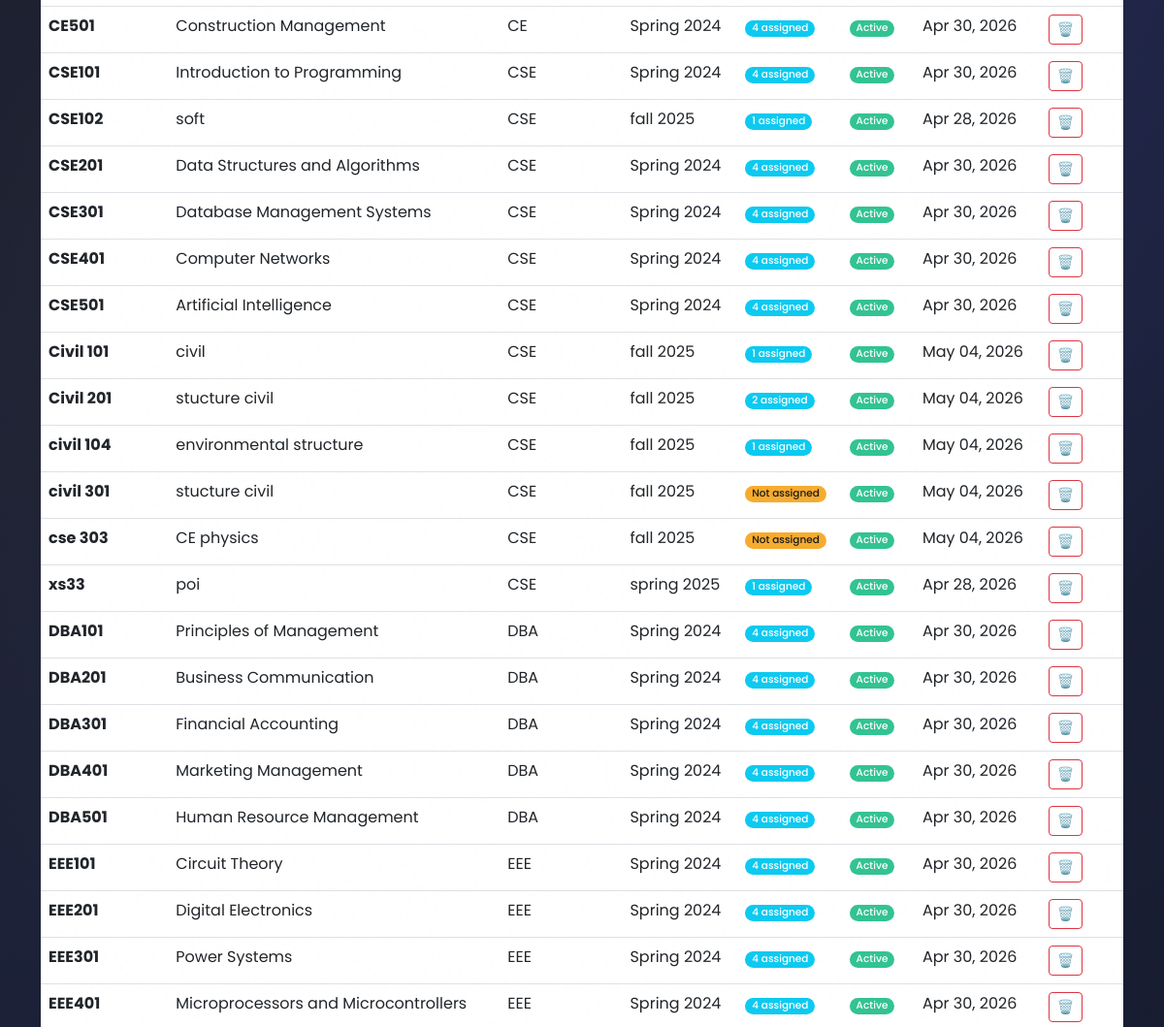
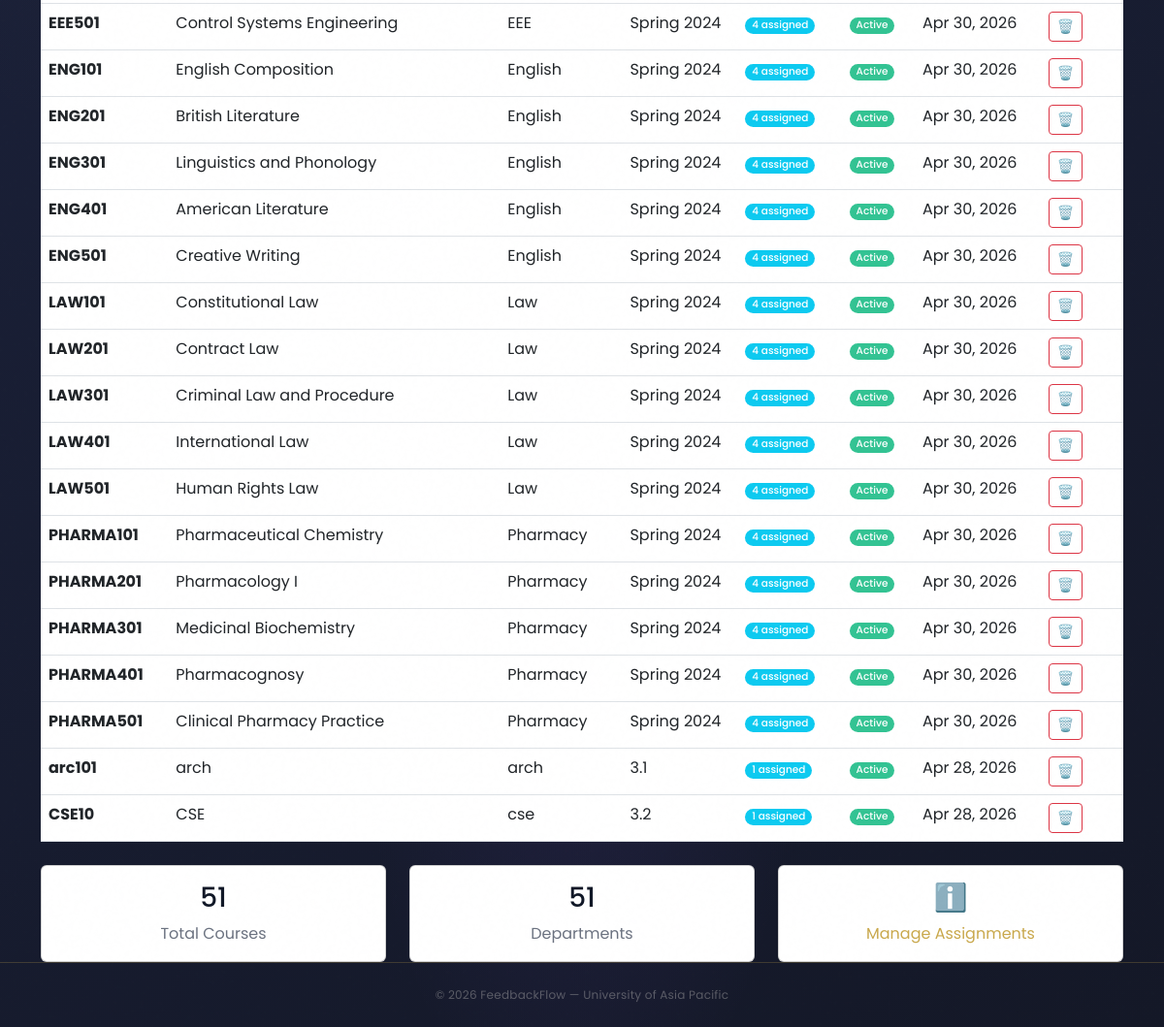
The page /feedback/admin/courses/ (signed in, lower part) on the database as committed earlier (2 pictures, top to bottom).
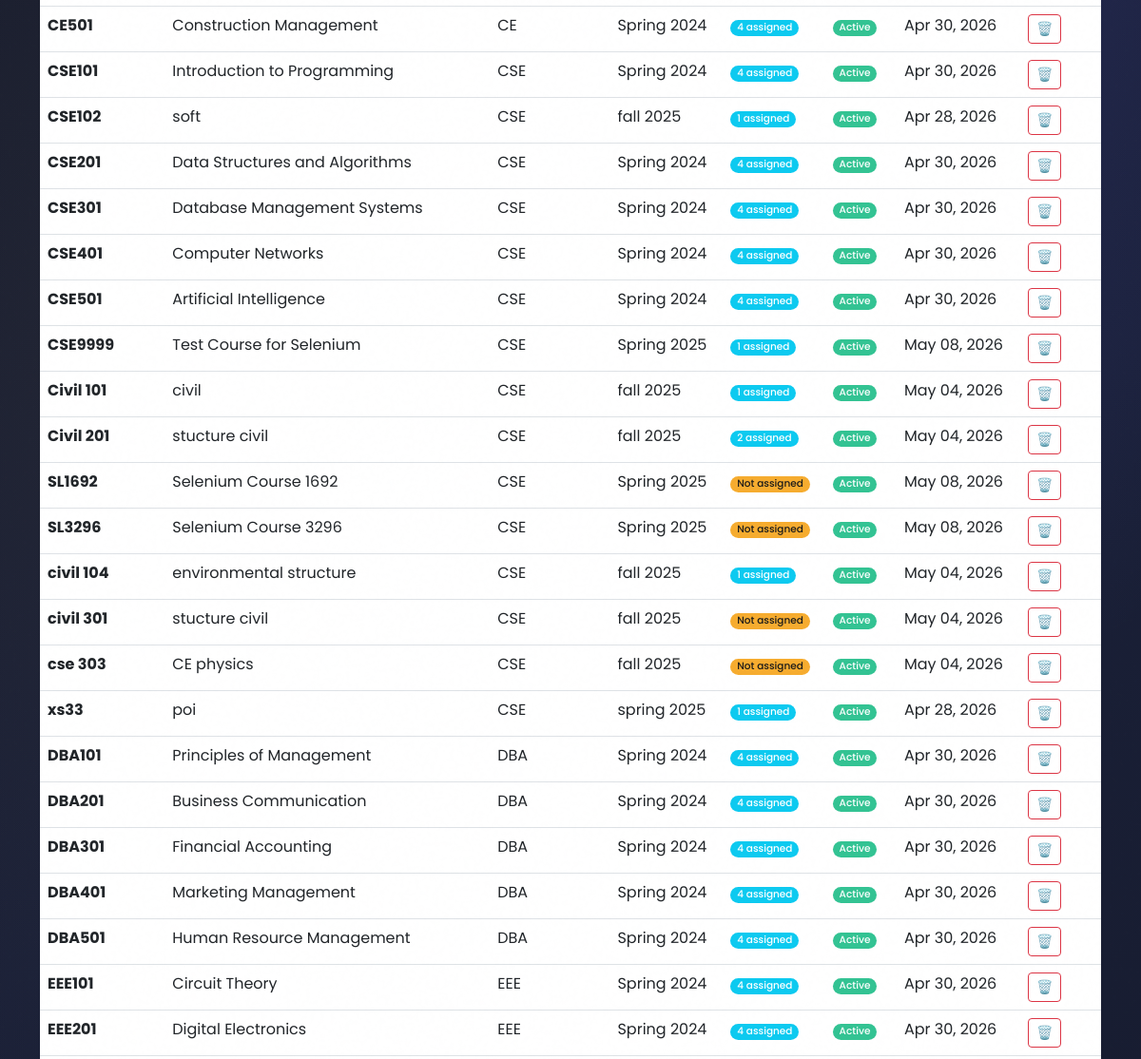
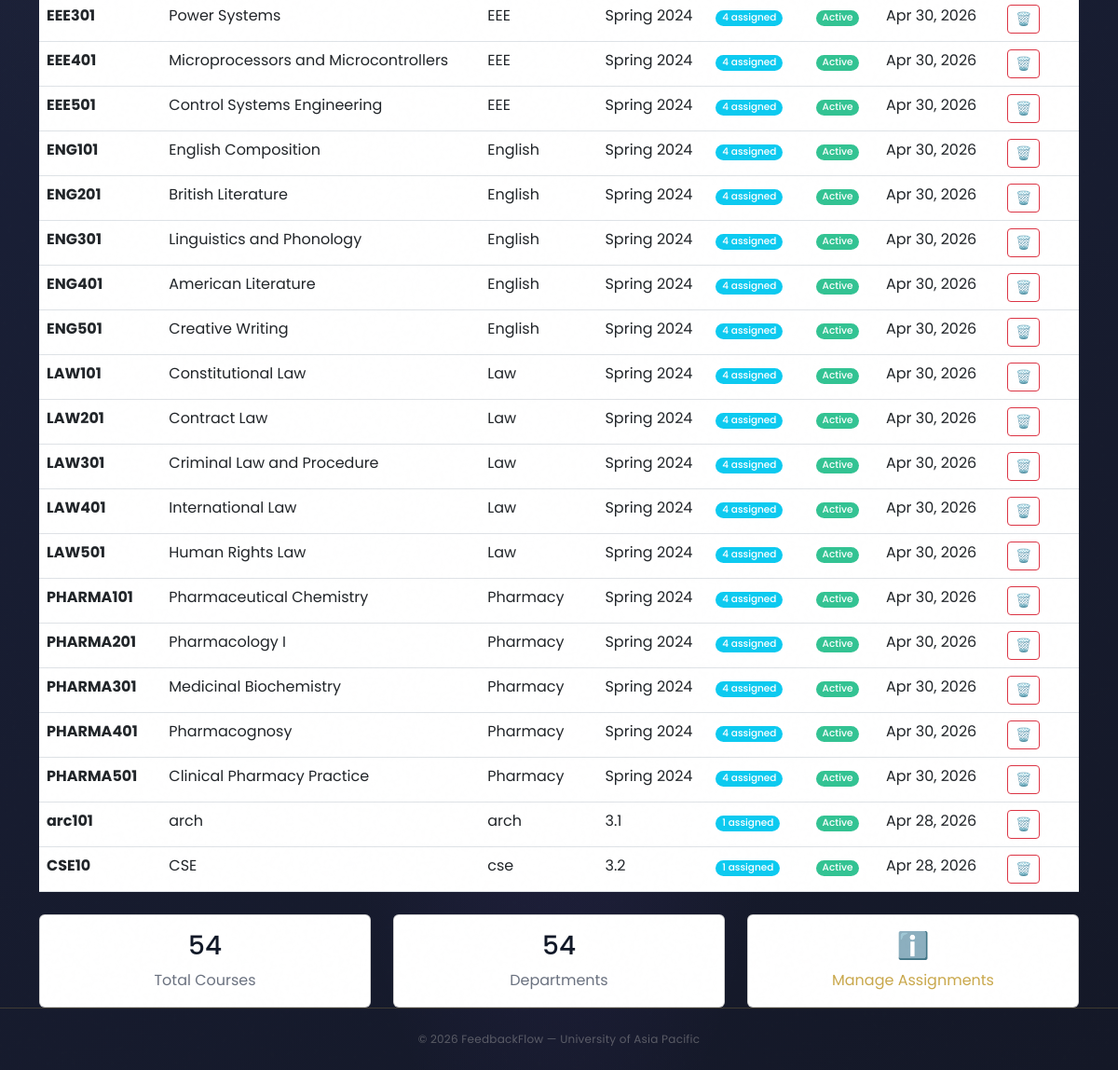
The same page on the database as committed later (2 pictures, top to bottom).
### feedback/models.py (models this page shows, shortened)
class Course(models.Model):
    course_code = models.CharField(max_length=20, unique=True)
    course_name = models.CharField(max_length=200)
    department = models.CharField(max_length=100)
    semester = models.CharField(max_length=50)
    is_active = models.BooleanField(default=True)
    created_at = models.DateTimeField(auto_now_add=True)
    class Meta:
        ordering = ['course_code']
        verbose_name = 'Course'
        verbose_name_plural = 'Courses'

### feedback/views.py (the view)
# urls.py: path('admin/courses/', views.admin_course_list, name='admin_course_list'),
@login_required
@user_passes_test(admin_required)
def admin_course_list(request):
    courses = Course.objects.all().order_by('department', 'course_code')
    search = request.GET.get('search', '')
    department = request.GET.get('department', '')
    active_filter = request.GET.get('active', '')
    if search:
        courses = courses.filter(
            course_code__icontains=search
        ) | courses.filter(
            course_name__icontains=search
        )
    if department:
        courses = courses.filter(department=department)
    if active_filter == 'active':
        courses = courses.filter(is_active=True)
    elif active_filter == 'inactive':
        courses = courses.filter(is_active=False)
    departments = Course.objects.values_list('department', flat=True).distinct()
    context = {
        'courses': courses,
        'search': search,
        'department': department,
        'active_filter': active_filter,
        'departments': sorted(departments),
        'page_title': 'Manage Courses'
    }
    return render(request, 'feedback/admin_course_list.html', context)

### feedback/views.py (called while the page is built)
def admin_required(user):
    return user.is_authenticated and user.role == 'Admin'

### users/context_processors.py (called while the page is built)
def notifications_count(request):
    if request.user.is_authenticated:
        from users.models import Notification
        count = Notification.objects.filter(
            recipient=request.user,
            is_read=False
        ).count()
        return {'unread_notifications_count': count}
    return {'unread_notifications_count': 0}

### users/models.py (called while the page is built)
    def get_short_name(self):
        return self.full_name.split()[0] if self.full_name else self.email

### feedback/templates/feedback/admin_course_list.html (shortened to what this page needs)
{% extends 'users/dashboard_base.html' %}
{% block content %}
<div class="container mt-4">
    <div class="modern-table">
        <table class="table table-hover mb-0">
            <tbody>
            {% for course in courses %}
            <tr>
                <td><strong>{{ course.course_code }}</strong></td>
                <td>{{ course.course_name }}</td>
                <td>{{ course.department }}</td>
                <td>{{ course.semester }}</td>
                <td>
                    {% with assignments=course.assignments.all %}
                        {% if assignments %}
                            <span class="badge bg-info">{{ assignments.count }} assigned</span>
                        {% else %}
                            <span class="badge bg-warning">Not assigned</span>
                        {% endif %}
                    {% endwith %}
                </td>
                <td>
                    {% if course.is_active %}
                    <span class="badge bg-success">Active</span>
                    {% else %}
                    <span class="badge bg-danger">Inactive</span>
                    {% endif %}
                </td>
                <td>{{ course.created_at|date:"M d, Y" }}</td>
                <td>
                    <a href="{% url 'admin_course_delete' course.id %}" class="btn btn-sm btn-outline-danger" title="Delete">🗑️</a>
                </td>
            </tr>
            {% empty %}
            <tr>
                <td colspan="8" class="text-center text-muted py-4">
                    No courses found. <a href="{% url 'admin_course_add' %}">Create one now</a>
                </td>
            </tr>
            {% endfor %}
            </tbody>
        </table>
    </div>
    <div class="row mt-4">
        <div class="col-md-4">
            <div class="card info-card">
                <div class="card-body text-center">
                    <h3>{{ courses|length }}</h3>
                    <p class="text-muted mb-0">Total Courses</p>
                </div>
            </div>
        </div>
        <div class="col-md-4">
            <div class="card info-card">
                <div class="card-body text-center">
                    <h3>{{ departments|length }}</h3>
                    <p class="text-muted mb-0">Departments</p>
                </div>
            </div>
        </div>
        <div class="col-md-4">
            <div class="card info-card">
                <div class="card-body text-center">
                    <h3>ℹ️</h3>
                    <p class="text-muted mb-0"><a href="{% url 'admin_assignments' %}">Manage Assignments</a></p>
                </div>
            </div>
        </div>
    </div>
</div>
{% endblock %}

### users/templates/users/dashboard_base.html (shortened to what this page needs)
{% extends 'users/base.html' %}

### users/templates/users/base.html (shortened to what this page needs)
<!DOCTYPE html>
<html lang="en">
<head>
    <link href="https://cdn.jsdelivr.net/npm/bootstrap@5.3.0/dist/css/bootstrap.min.css" rel="stylesheet">
</head>
<body>
<main>{% block content %}{% endblock %}</main>
<footer>
    <p>© 2026 FeedbackFlow — University of Asia Pacific</p>
</footer>
</body>
</html>

Rows that differ between the two databases and show on the page:
added Course: course_code "CSE9999", course_name "Test Course for Selenium", department "CSE", semester "Spring 2025", assignments.all.count "1", is_active "Active", created_at "May 08, 2026"
added Course: course_code "SL1692", course_name "Selenium Course 1692", department "CSE", semester "Spring 2025", shows "Not assigned", is_active "Active", created_at "May 08, 2026"
added Course: course_code "SL3296", course_name "Selenium Course 3296", department "CSE", semester "Spring 2025", shows "Not assigned", is_active "Active", created_at "May 08, 2026"
Other text that changed with them:
{{ courses|length }}: "51" → "54"
{{ departments|length }}: "51" → "54"
